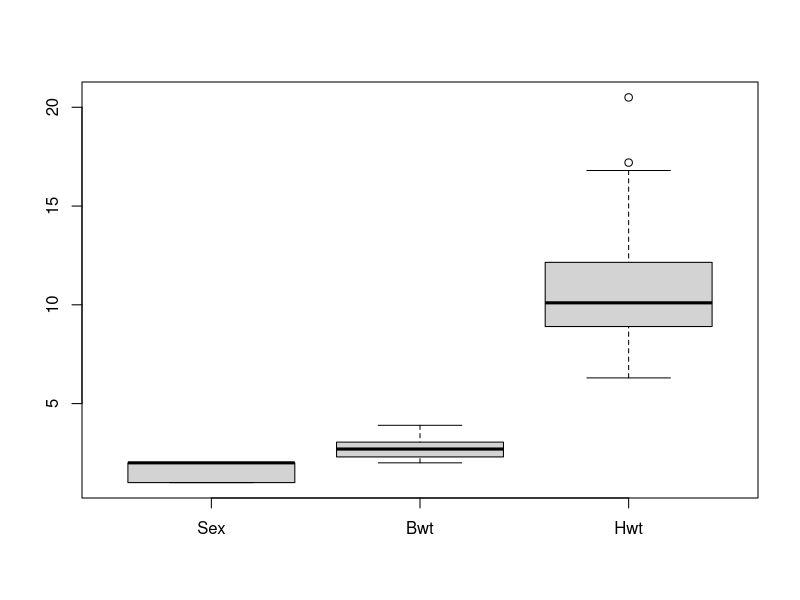
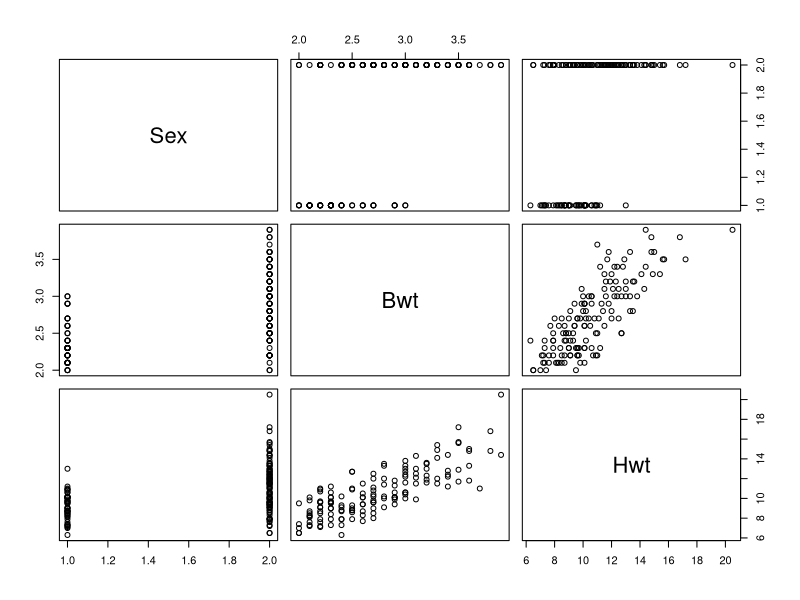
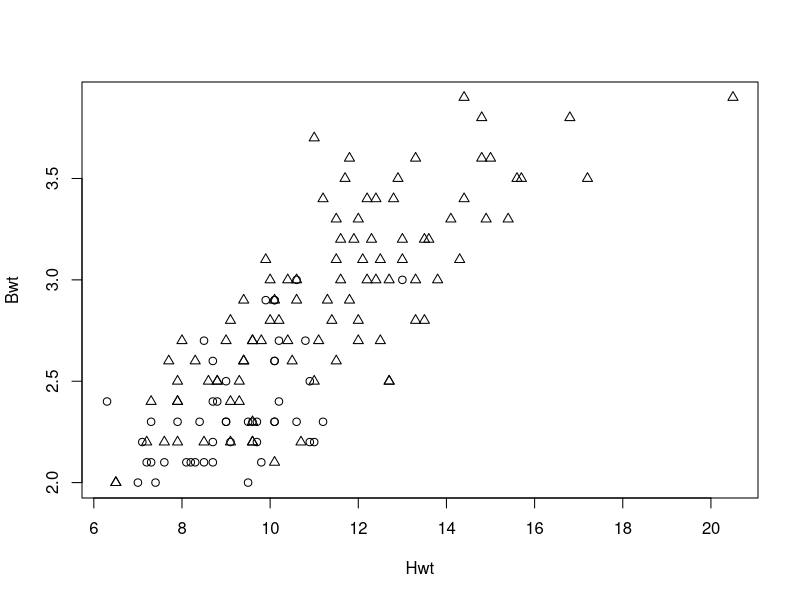
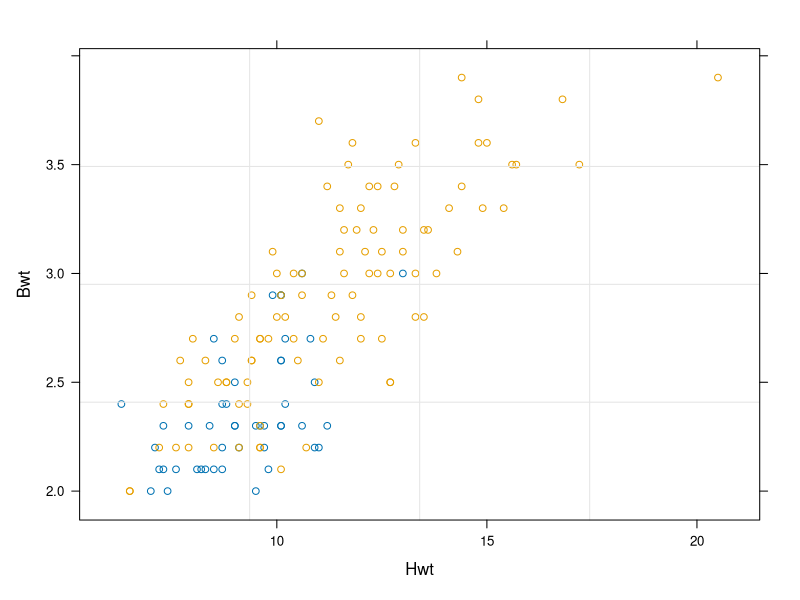

The R script that drew these images, in order: (Note: this script raises an error after producing the figures.)
##
## MSI - LABORATORIUM 1
## PAWEL MERGIST
##

#install.packages("caret")
#install.packages("pROC")

library(caret)
library(pROC)
library(e1071)


#
# Zadanie 1
#

# W ramach poznania klasyfikatora zapoznaj si?? z dokumentem svm.pdf za????czonym w pliku z ??wiczeniami.
#  a) Zastan??w si?? jaki wp??yw ma sta??a C na wyniki klasyfikatora?

# ODP: C - skaluje naruszanie warunku yi(wT x + b)) >= 1 w ktorym plaszczyzna separujemy wektory (dane) na dwa zbiory

#  b) Przyjmijmy, ??e mamy zbi??r treningowy o rozmiarze m x p (m liczba przypadk??w
#  treningowych, p liczba cech). W ilu wymiarowej przestrzeni b??d?? realizowane obliczenia dla j??da RBF?

# ODP: W przestrzeni o jednym wymiarze wiecej

#  c) Czy SVM jest klasyfikatorem liniowym? Odpowiadaj?? na pytanie pos??u?? si?? powy??szym rysunkiem.

# ODP: TAK - separatorem jest plaszczyzna. Wspolczynki w formule rozdzielajacej sa stalymi. 



# 
# Zadanie 2
#

#  a) Jakiego rodzaju zmienne wyst??puj?? w zbiorze?
#  b) Jakie oceniasz mo??liwo???? skutecznej klasyfikacj?? p??ci na podstawie dw??ch pozosta??ych zmiennych?

# ODP: a) Sa 3 zmienne plec (Sex) - zmienna typu - kategoria, oraz 2 zmienne nominalne Hwt [g], Bwt [kg] - pkt 1. i 3.
# ODP: b) W okolicach Btw 3.0 kg i Hwt: 14 g  zmienia sie plec - pkt 2. 

# wgranie zbioru do cats
data(cats, package = "MASS")

# 1. Przeglad danych:
head(cats)
summary(cats)
boxplot(cats)

# 2. porownanie par
pairs(cats)

# 3. Wykres - #prosty plot z podzialem na klasy z plci (Sex)
attach(cats)
plot(Bwt ~ Hwt , pch=unclass(Sex))

xyplot( Bwt ~ Hwt , data = cats, groups = cats$Sex,
        panel=function(...){
          panel.xyplot(...)
          panel.grid(...)
        })

# 4. Sprawdzenie zaleznosci liniowej pomiedzy Sex a Bwt, Hwt

#install.packages('Hmisc')
library("Hmisc")

dmy <- dummyVars(" ~ .", data = cats)
trsf <- data.frame(predict(dmy, newdata = cats))
head(trsf)
cor.test(trsf)
trsf <- subset(trsf, select = -c(SexFactor.F, SexFactor.M, SexNum))

res2 <-rcorr(as.matrix(trsf))#, type=c("spearman"))
res2

# ODP:  Sa pewne zaleznosci pomiedzy plcia a waga serca i ciala

#
# Zadanie 3
#
# W tym kroku dla zbioru ???cats??? sprawd?? :
# 1. jak zachowa si?? prosty klasyfikator oparty o regresj?? logistyczn?? 
# 2. i narysuj granic?? decyzyjn??.

# https://machinelearningmastery.com/mcnemars-test-for-machine-learning/
# https://www.youtube.com/watch?v=xugjARegisk - ROC and AUC, Clearly Explained

# ODP: 1 - wykonane na TYLKO NA zbiorze treningowym
# AIC: 138.24 
#  Balanced Accuracy : 0.7723   
#            Reference
# Prediction  F  M
# F 31 16
# M 13 84
#

# ODP: 2
data(cats, package = "MASS")

# 1. Model regresji logistycznej
mdl = glm(Sex~., data = cats, family = binomial)

summary(mdl)

# CONFUSION MATRIX
cats$response = predict(mdl, cats, type = "response")

cats$predSex[ which(cats$response >= 0.5)] = 'M'
cats$predSex[ which(cats$response < 0.5)] = 'F'


TP = sum(cats$Sex == 'M' & cats$predSex == 'M')
TN = sum(cats$Sex == 'F' & cats$predSex == 'F')
FP = sum(cats$Sex == 'M' & cats$predSex == 'F')
FN = sum(cats$Sex == 'F' & cats$predSex == 'M')

cm_glm <- confusionMatrix(factor(cats$Sex),factor( cats$predSex ))

cm_glm$table

# ROC - wykres dla wszystkich poziomow prawdopodobienstwa
roc(cats$Sex, mdl$fitted.values, plot=TRUE, print.auc=TRUE)
legend("bottomright", legend=c("Logisitic Regression"))



#fourfoldplot(cm$table)

# 2. Wspolczynniki prostej (plaszczyzny) granicy decyzyjnej
slope <- coef(mdl)[3]/(-coef(mdl)[2])
intercept <- coef(mdl)[1]/(-coef(mdl)[2]) 

xyplot( Bwt ~ Hwt , data = cats, groups = cats$Sex,
        panel=function(...){
          panel.xyplot(...)
          panel.abline(intercept , slope)
          panel.grid(...)
        })


#
# Zadanie 4
#
# ODP: Modele maja podobne wskazniki, ktory 'lepszy' moze zdecydowac ilosc TP i FP w zaleznosci od potrzeb. 
# Bazujac na tablicy pomylekmodel glm vs svm cost =1 -> narazie gorzej GLM
#
# GLM # Prediction  F  M
# F 31! 16
# M 13 84
#
# SVM Reference
# Prediction  F  M
# F 33* 14
# M 16 81
#
# GLM
# 1. Model regresji logistycznej
print(cm_glm$overall)


# SVM
data(cats, package = "MASS")

m1 <- svm(Sex~., data = cats, kernel="linear", cost=1, probability=TRUE)
plot(m1,cats)
summary(m1)
cats$predSex = predict(m1,cats)
cats$predSexProb = predict(m1, cats, probability = TRUE)

# CONFUSION MATRIX
cm_svm_c1 <- confusionMatrix(factor(cats$Sex),factor( cats$predSex ))

print(cm_svm_c1$overall)

# POROWNANIE: glm vs svm, tablica pomylek i ogolne wskazniki

cm_glm$table
cm_glm$overall
cm_glm$byClass

cm_svm_c1$table
cm_svm_c1$overall
cm_svm_c1$byClass
